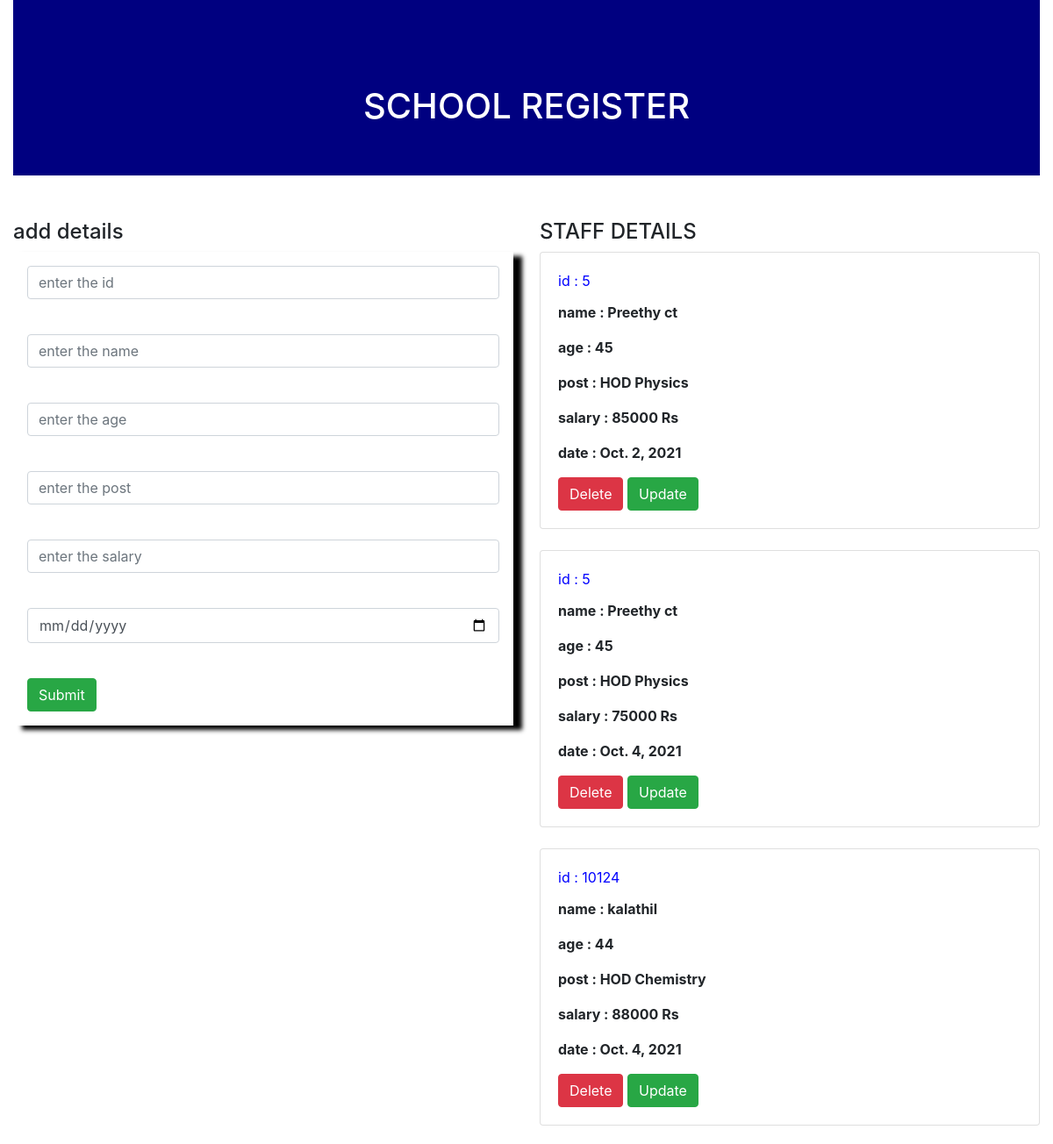
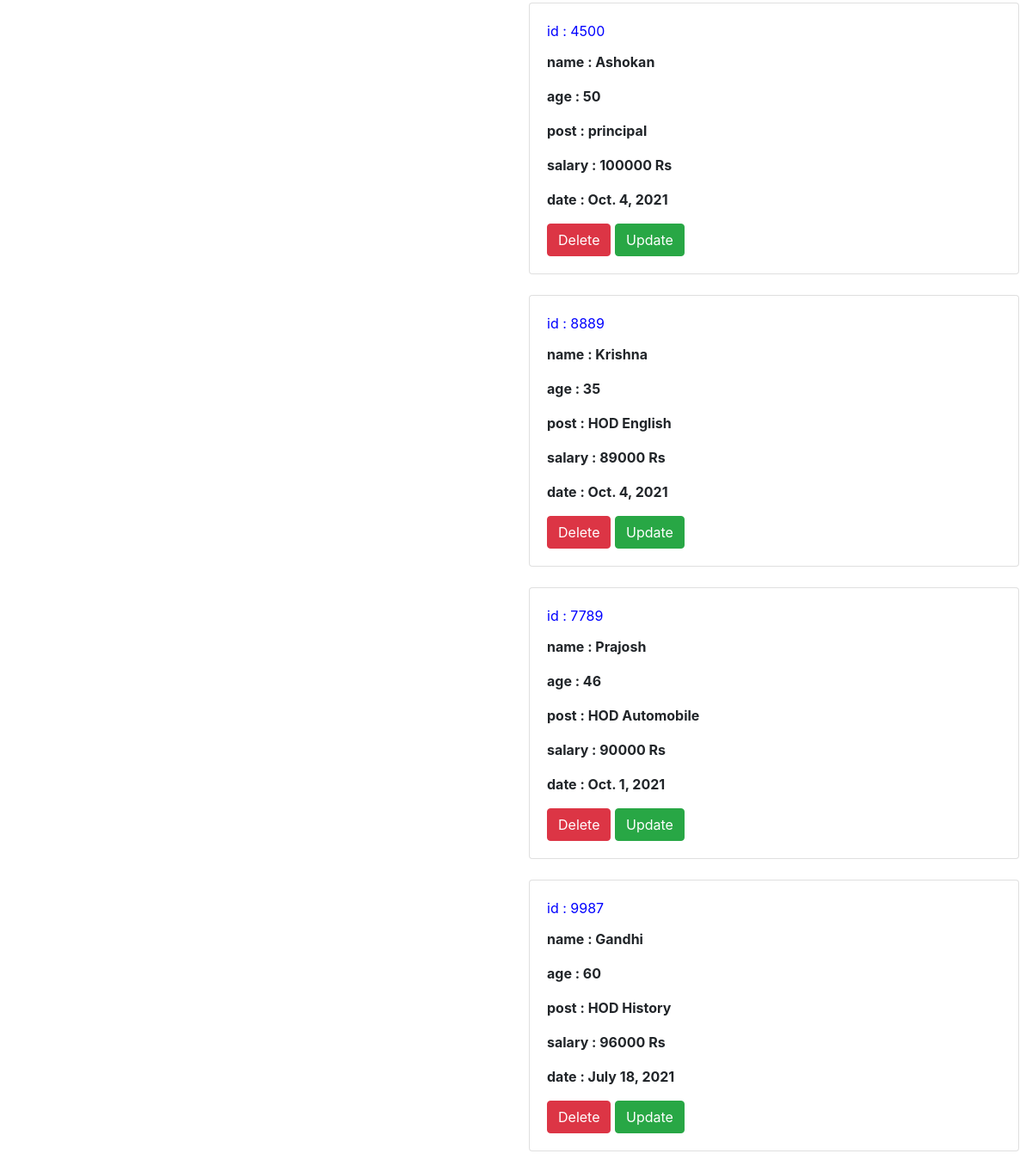
The page / on the database its author committed (2 pictures, top to bottom).
### school_app/models.py (models this page shows, shortened)
class Register(models.Model):
    e_id=models.IntegerField()
    name=models.CharField(max_length=100)
    age=models.IntegerField()
    post=models.CharField(max_length=200)
    salary=models.IntegerField()
    date=models.DateField(default=datetime.date.today)

### school_app/views.py (the view, shortened to what this page needs)
# urls.py: path('',views.register_view,name='register_view'),
def register_view(request):
    obj1=Register.objects.all()
    return render(request,'register_view.html',{'obj1':obj1})

### templates/register_view.html (shortened to what this page needs)
{% extends 'base.html' %}
{% block content %}
<div class="container-fluid">
    <div class="row">
        <div class="col-md-12">
            <div class="banner">
                <div class="banner-text">
                    <h1>SCHOOL REGISTER</h1>
                </div>
            </div>
        </div>
    </div>
    <div class="row">
        <div class="col-md-6">
            <h4>add details</h4>
<form method="post" class="p-3 shadow" style=" box-shadow: 10px 5px 5px black;">
    <div class="form-group">
    <input class="form-control" type="text" name="e_id" placeholder="enter the id"><br>
        </div>
    <div class="form-group">
    <input class="form-control" type="text" name="name" placeholder="enter the name"><br>
        </div>
    <div class="form-group">
    <input class="form-control" type="text" name="age" placeholder="enter the age"><br>
        </div>
       <div class="form-group">
    <input class="form-control" type="text" name="post" placeholder="enter the post"><br>
            </div>
     <div class="form-group">
    <input class="form-control" type="text" name="salary" placeholder="enter the salary"><br>
    </div>
      <div class="form-group">
    <input class="form-control" type="date" name="date" placeholder="enter the date"><br>
    </div>
    <input type="submit" class="btn btn-success">
</form>
</div>
        <div class="col-md-6">
            <h4>STAFF DETAILS</h4>
            {% for i in obj1 %}
            <div class="shadow card">
            <div class="card-body">
                <div class="card-title" style="color: blue">id :  {{i.e_id}} </div>
                <p><b>name :  {{i.name}}</b></p>
                <p><b>age :  {{i.age}}</b></p>
                <p><b>post :  {{i.post}}</b></p>
                <p><b>salary :  {{i.salary}} Rs</b></p>
                <p><b>date :  {{i.date}}</b></p>
                <a class="btn btn-danger" href="{% url 'delete' i.id %}">Delete</a>
                <a class="btn btn-success" href="{% url 'update' i.id %}">Update</a>
                </div>
            </div><br>
            {% endfor %}
        </div>
           </div>
    </div>
{% endblock %}

### templates/base.html (shortened to what this page needs)
{% load static %}
<!DOCTYPE html>
<html lang="en">
<head>
    <link rel="stylesheet" href="https://maxcdn.bootstrapcdn.com/bootstrap/4.0.0/css/bootstrap.min.css">
    <link rel="stylesheet" href="{% static 'style.css' %}"
</head>
<body>
{% block content %}
{% endblock %}
</body>
</html>

### static/style.css (style rules this page uses)
.banner { background-color:navy; width:100%; height:200px; margin-bottom:50px; }
.banner-text { top:50%; left:50%; position:absolute; transform:translate(-50%,-50%); color:white }

### rows shown on the page
Register: e_id "5", name "Preethy ct", age "45", post "HOD Physics", salary "85000", date "Oct. 2, 2021"
Register: e_id "5", name "Preethy ct", age "45", post "HOD Physics", salary "75000", date "Oct. 4, 2021"
Register: e_id "10124", name "kalathil", age "44", post "HOD Chemistry", salary "88000", date "Oct. 4, 2021"
Register: e_id "4500", name "Ashokan", age "50", post "principal", salary "100000", date "Oct. 4, 2021"
Register: e_id "8889", name "Krishna", age "35", post "HOD English", salary "89000", date "Oct. 4, 2021"
Register: e_id "7789", name "Prajosh", age "46", post "HOD Automobile", salary "90000", date "Oct. 1, 2021"
Register: e_id "9987", name "Gandhi", age "60", post "HOD History", salary "96000", date "July 18, 2021"
